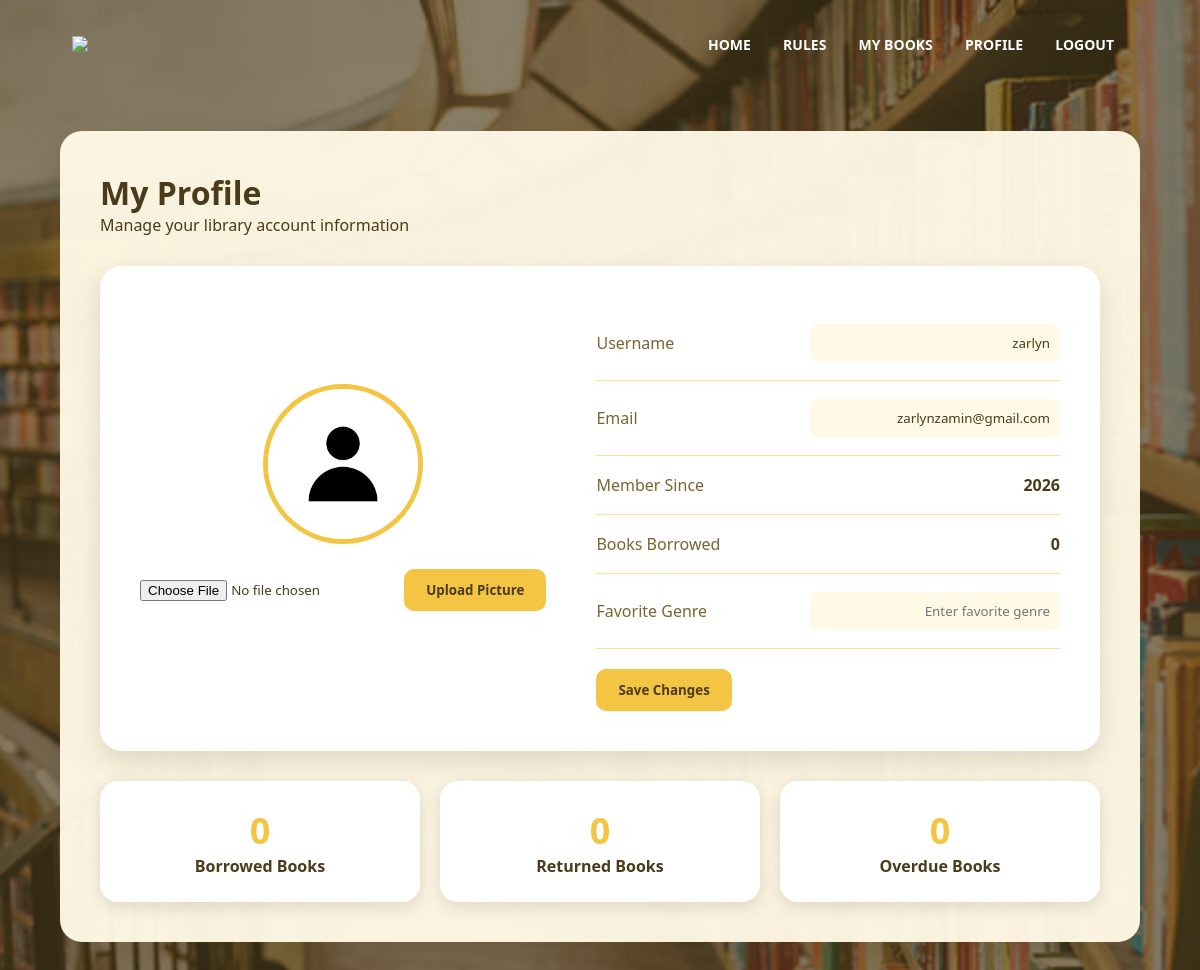
The app's page /profile (signed in), older data.
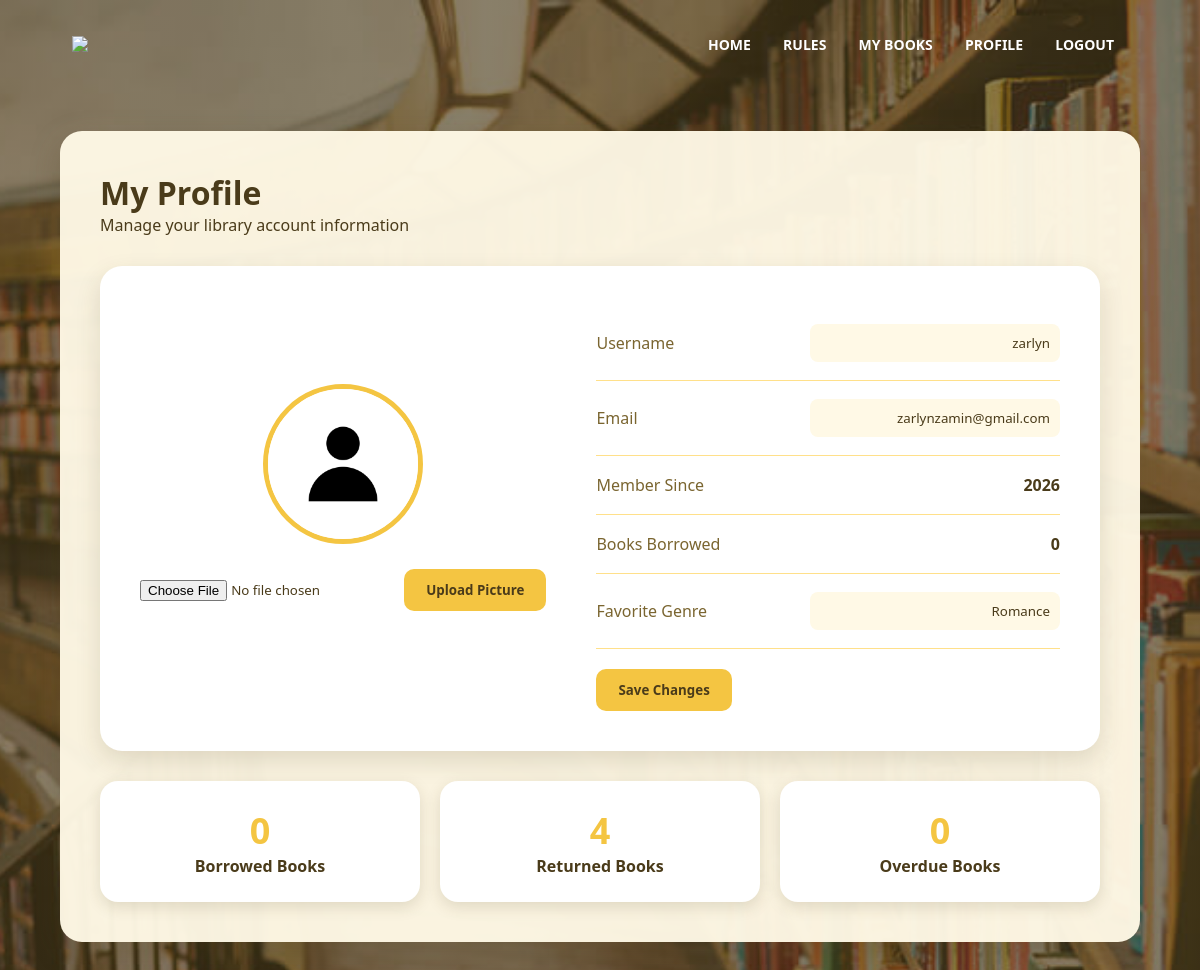
The same page, newer data.
### tables this page shows
CREATE TABLE users(
        id INTEGER PRIMARY KEY AUTOINCREMENT,
        username TEXT,
        email TEXT,
        password TEXT,
        favorite_genre TEXT,
        member_since TEXT
    , profile_picture TEXT);

### app.py (the view)
@app.route("/profile")
def profile():
    if "user_id" not in session:
        return redirect(url_for("sign_in"))
    conn = sqlite3.connect("library.db")
    cursor = conn.cursor()
    cursor.execute("SELECT * FROM users WHERE id=?", (session["user_id"],))
    user = cursor.fetchone()
    picture = user[6]
    if picture:
        profile_picture = url_for("static", filename=f"profile_pictures/{picture}")
    else:
        profile_picture = url_for("static", filename="default_profile.png")
    cursor.execute("""
    SELECT COUNT(*) FROM borrowed_books
    WHERE user_id=? AND status='Borrowed'
    """, (session["user_id"],))
    borrowed_count = cursor.fetchone()[0]
    cursor.execute("""
    SELECT COUNT(*) FROM borrowed_books
    WHERE user_id=? AND status='Returned'
    """, (session["user_id"],))
    returned_count = cursor.fetchone()[0]
    today = datetime.now().strftime("%Y-%m-%d")
    cursor.execute("""
    SELECT COUNT(*) FROM borrowed_books
    WHERE user_id=? AND due_date < ? AND status='Borrowed'
    """, (session["user_id"], today))
    overdue_count = cursor.fetchone()[0]
    conn.close()
    return render_template(
        "profile.html",
        username=user[1],
        email=user[2],
        favorite_genre=user[4],
        member_since=user[5],
        profile_picture=profile_picture,
        borrowed_count=borrowed_count,
        returned_count=returned_count,
        overdue_count=overdue_count
    )

### templates/profile.html (shortened to what this page needs)
<!DOCTYPE html>
<html lang="en">
<head>
    <link rel="stylesheet" href="{{ url_for('static', filename='style.css') }}">
    <link href="https://unpkg.com/boxicons@2.1.4/css/boxicons.min.css" rel="stylesheet">
</head>
<body class="profile-body">
    <section class="profile-navbar">
        <nav>
            <a href="/">
                <img src="/static/images/test1.png">
            </a>
            <div class="nav-links">
                <ul>
                    <li><a href="/">HOME</a></li>
                    <li><a href="/rules">RULES</a></li>
                    <li><a href="/mybooks">MY BOOKS</a></li>
                    <li><a href="/profile">PROFILE</a></li>
                    <li><a href="/logout">LOGOUT</a></li>
                </ul>
            </div>
        </nav>
    </section>
    <div class="main-content">
        <div class="top-section">
            <div>
                <h1>My Profile</h1>
                <p>Manage your library account information</p>
            </div>
        </div>
        <div class="profile-card">
            <div class="profile-left">
                <img src="{{ profile_picture }}"
                     class="profile-image">
                <form action="/upload-picture"
                      method="post"
                      enctype="multipart/form-data">
                    <input type="file"
                           name="picture"
                           accept="image/*">
                    <button type="submit"
                            class="edit-btn">
                            Upload Picture
                        </button>
                </form>
                <br>
            </div>
            <div class="profile-right">
                <form action="/update-profile" method="post">
                <div class="info-row">
                    <span>Username</span>
                    <input type="text"
                           name="username"
                           value="{{ username }}">
                </div>
                <div class="info-row">
                    <span>Email</span>
                    <input type="email"
                           name="email"
                           value="{{ email }}">
                </div>
                <div class="info-row">
                    <span>Member Since</span>
                    <strong>{{ member_since }}</strong>
                </div>
                <div class="info-row">
                    <span>Books Borrowed</span>
                    <strong>{{ borrowed_count }}</strong>
                </div>
                <div class="info-row">
                    <span>Favorite Genre</span>
                    <input
                       type="text"
                       name="favorite_genre"
                       value="{{ favorite_genre }}"
                       placeholder="Enter favorite genre">
                </div>
                <button type="submit"
                        class="edit-btn">
                    Save Changes
                </button>
                </form>
            </div>
        </div>
        <div class="stats">
            <div class="stat-box">
                <h2>{{ borrowed_count }}</h2>
                <p>Borrowed Books</p>
            </div>
            <div class="stat-box">
                <h2>{{ returned_count }}</h2>
                <p>Returned Books</p>
            </div>
            <div class="stat-box">
                <h2>{{ overdue_count }}</h2>
                <p>Overdue Books</p>
            </div>
        </div>
    </div>
</body>
</html>

### static/style.css (style rules this page uses)
:root { --primary: #F4C542; --secondary: #FFE08A; --background: #FFF9E6; --text: #4A3B1A; --white: #FFFFFF; --shadow: rgba(74, 59, 26, 0.15); }
* { margin: 0; padding: 0; box-sizing: border-box; font-family: "Segoe UI", sans-serif; }
body { background: var(--background); color: var(--text); }
nav { display: flex; padding: 25px 6%; justify-content: space-between; align-items: center; }
nav img { width: 140px; }
.nav-links { flex: 1; text-align: right; }
.nav-links ul li { list-style: none; display: inline-block; padding: 8px 14px; }
.nav-links ul li a { color: var(--white); text-decoration: none; font-size: 14px; font-weight: 600; }
.nav-links ul li::after { content: ""; width: 0; height: 3px; background: var(--primary); display: block; margin: auto; transition: 0.4s; border-radius: 10px; }
.profile-body { margin: 0; min-height: 100vh; background-image: linear-gradient( rgba(74, 59, 26, 0.65), rgba(74, 59, 26, 0.65) ), url(/static/images/books.jpg); background-size: cover; background-position: center; background-attachment: fixed; }
.profile-navbar { background: transparent; }
.main-content { width: 90%; margin: 40px auto; padding: 40px; background: rgba(255, 249, 230, 0.96); border-radius: 22px; box-shadow: 0 10px 30px rgba(74, 59, 26, 0.25); }
.top-section { display: flex; justify-content: space-between; align-items: center; }
.top-section h1 { color: var(--text); }
.profile-card { background: var(--white); margin-top: 30px; border-radius: 22px; padding: 40px; display: flex; gap: 50px; align-items: center; box-shadow: 0 10px 25px var(--shadow); }
.profile-left { text-align: center; }
.profile-image { width: 160px; height: 160px; border-radius: 50%; object-fit: cover; border: 5px solid var(--primary); }
.edit-btn { margin-top: 20px; background: var(--primary); color: var(--text); border: none; padding: 12px 22px; border-radius: 10px; cursor: pointer; font-weight: bold; transition: 0.3s; }
.profile-right { flex: 1; }
.info-row { display: flex; justify-content: space-between; align-items: center; padding: 18px 0; border-bottom: 1px solid var(--secondary); color: var(--text); }
.info-row span { color: #7a6530; }
.info-row input { border: none; background: var(--background); padding: 10px; border-radius: 8px; width: 250px; text-align: right; color: var(--text); }
.stats { margin-top: 30px; display: flex; gap: 20px; }
.stat-box { flex: 1; background: var(--white); padding: 25px; border-radius: 18px; text-align: center; box-shadow: 0 5px 15px var(--shadow); }
.stat-box h2 { color: var(--primary); font-size: 36px; }
.stat-box p { color: var(--text); font-weight: 600; }

Row changes from the older to the newer data that the page shows:
changed users "zarlyn": favorite_genre (not shown) → "Romance"
Text that changed along with them:
{{ returned_count }}: "0" → "4"
